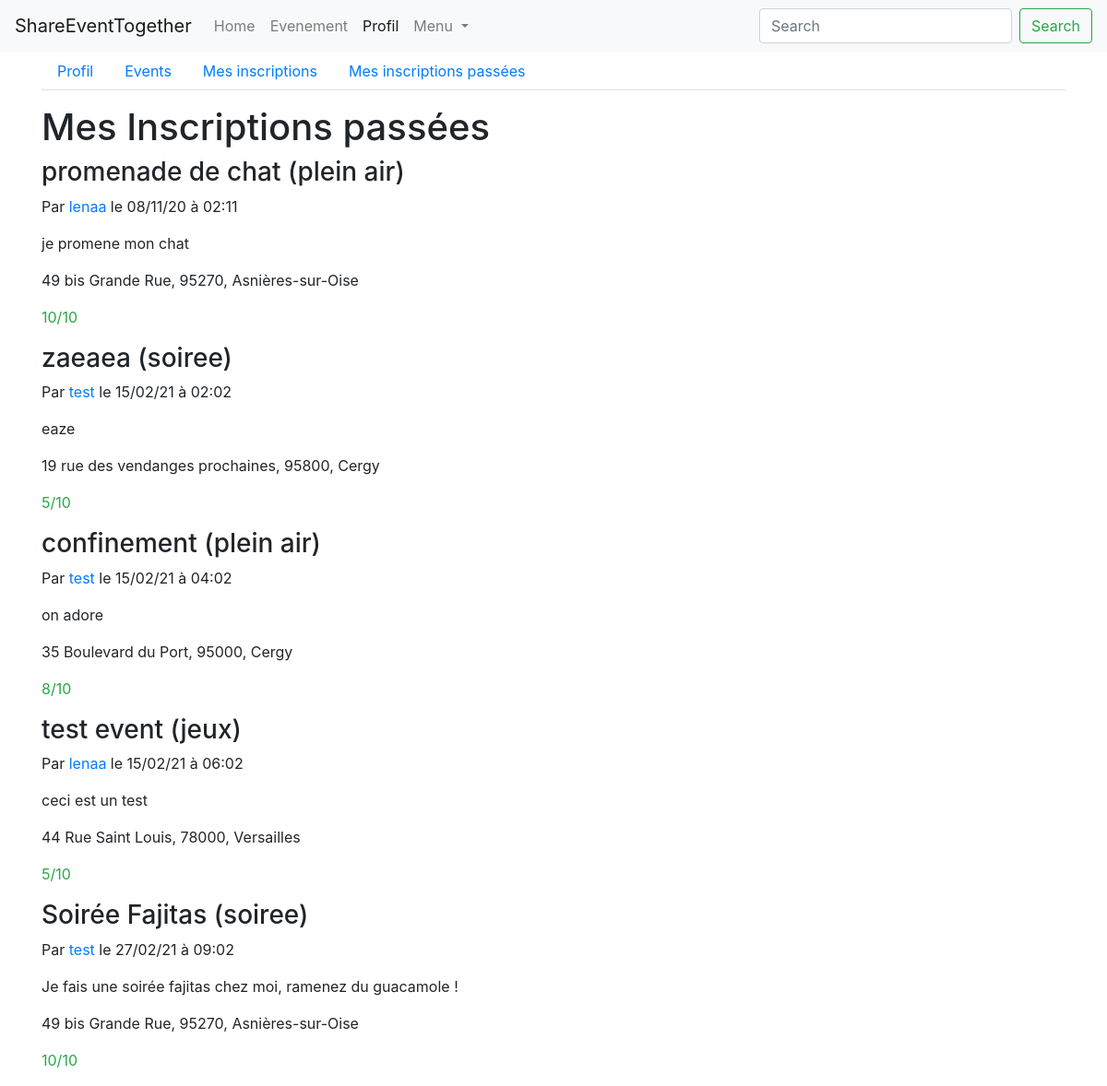
/profil/evenements/finis (signed in), run on the app's committed database.
### events/models.py (models this page shows, shortened)
class InscriptionEvent(models.Model):
    person = models.ForeignKey('persons.Person', on_delete=models.CASCADE)
    event = models.ForeignKey('Event', on_delete=models.CASCADE)
    def getKarma(self):
        return Karma.objects.get(person=self.person, event=self.event).note

class Event(models.Model):
    PARTY_CATEGORY = 'soiree'
    GAME_CATEGORY = 'jeux'
    TOURISM_CATEGORY = 'tourisme'
    AREA_CATEGORY = 'plein air'
    CATEGORY_CHOICES = (
        (PARTY_CATEGORY, 'soiree'),
        (GAME_CATEGORY, 'jeux'),
        (TOURISM_CATEGORY, 'tourisme'),
        (AREA_CATEGORY, 'plein air')
    )
    person = models.ForeignKey('persons.Person', on_delete=models.CASCADE)
    title = models.CharField('titre', max_length=150)
    description = models.TextField('description')
    address = models.CharField('adresse', max_length=100)
    zip_code = models.IntegerField('code postal')
    city = models.CharField('ville', max_length=50)
    category = models.CharField('categorie', choices=CATEGORY_CHOICES, max_length=20)
    created_at = models.DateTimeField('crée à', auto_now=True)
    event_date = models.DateTimeField('date evenement', auto_now=False)
    coordonate_x = models.CharField('coordonnée X',max_length=10 ,null=True, blank=True)
    coordonate_y = models.CharField('coordonnée Y',max_length=10 , null=True, blank=True)

class Karma(models.Model):
    person = models.ForeignKey('persons.Person', on_delete=models.CASCADE)
    event = models.ForeignKey('Event', on_delete=models.CASCADE)
    note = models.IntegerField('Note', default=0)

### persons/models.py (models this page shows, shortened)
class Person(models.Model):
    TYPE_PARTICULIER = 'particulier'
    TYPE_PROFESSIONNEL = 'professionnel'
    TYPE_CHOICES = (
        (TYPE_PARTICULIER, 'particulier'),
        (TYPE_PROFESSIONNEL, 'professionnel')
    )
    user = models.ForeignKey('users.User', on_delete=models.CASCADE)
    first_name = models.CharField('prenom', max_length=100)
    last_name = models.CharField('nom', max_length=100)
    birth_date = models.DateField('date naissance')
    address = models.CharField('adresse', max_length=250)
    zip_code = models.IntegerField('code postal')
    city = models.CharField('ville', max_length=50)
    country = models.CharField('pays', max_length=100)
    phone_number = PhoneNumberField('telephone')
    pseudo = models.CharField('pseudo', max_length=50)
    person_type = models.CharField('type', choices=TYPE_CHOICES, max_length=15)
    created_at = models.DateTimeField('crée à', auto_now=True)
    note = models.IntegerField('karma', null=True, blank=True)
    imageProfil = models.FileField('image', null=True, default='utilisateur-de-profil.svg')

### events/views/events.py (the view)
# urls.py: path('profil/evenements/finis', ProfileFinishedEventsView.as_view(), name='profil-finished-events'),
class ProfileFinishedEventsView(PersonView):
    def get(self, request):
        user = request.user
        person = get_person_by_user(user)
        today = datetime.now()
        inscription_events = get_inscription_event_person(person).filter(event__event_date__lt=today)
        form = KarmaForm()
        context = {
            'user': user,
            'person': person,
            'form': form,
            'inscription_events': inscription_events,
            'navigation_items': navigation.navigation_items(navigation.NAV_PROFIL),
        }
        return render(request, 'persons/events/my_finished_events.html', context)

### events/forms.py
class KarmaForm(forms.ModelForm):
    class Meta:
        model = Karma
        exclude = ['person', 'event', ]
        widgets = {
            'note': forms.NumberInput(attrs={'max': 10, 'min': 0})
        }

### events/models_helpers.py (called while the page is built)
def get_person_by_user(user):
    return Person.objects.get(user=user)

def get_inscription_event_person(person):
    return InscriptionEvent.objects.filter(person=person)

### events/navigation.py (called while the page is built)
def navigation_items(selected_item=None):
    items = []
    for name, shortcut in NAV_ITEMS:
        items.append({
            'name': name,
            'url': reverse(shortcut),
            'active': True if selected_item == name else False,
        })
    return items

### events/templates/persons/events/my_finished_events.html (shortened to what this page needs)
{% extends 'persons/base_navbar.html' %}
{% load bootstrap4 %}
{% load static %}
{% block content %}
    <div class="row">
        <div class="col">
            <div class="row">
                <div class="col">
                    <ul class="nav nav-tabs">
                        <li class="nav-item">
                            <a class="nav-link" href="{% url 'profil' %}">Profil</a>
                        </li>
                        <li class="nav-item">
                            <a class="nav-link" href="{% url 'profil-events' %}">Events</a>
                        </li>
                        <li class="nav-item">
                            <a class="nav-link" href="{% url 'profil-registered_events' %}">Mes inscriptions</a>
                        </li>
                        <li class="nav-item">
                            <a class="nav-link" href="{% url 'profil-finished-events' %}">Mes inscriptions passées</a>
                        </li>
                    </ul>
                </div>
            </div>
            <div class="row">
                <div class="col mt-3">
                    <div class="row">
                        <h1 class="col-md-7">Mes Inscriptions passées</h1>
                        <div class="col-md-5 text-right">
                        </div>
                    </div>
                    {% for inscription in inscription_events %}
                        <div class="row">
                            <div class="col">
                                <h3>{{ inscription.event.title }} ({{ inscription.event.category }})</h3>
                                <p>Par {% if inscription.event.person.pk is not person.pk %}
                                    <a href="{% url 'profil-show-user' inscription.event.person.pk %}">{{ inscription.event.person.pseudo }}</a> {% else %}
                                    {{ inscription.event.person.pseudo }} {% endif %}
                                    le {{ inscription.event.event_date|date:'d/m/y à h:m' }}
                                </p>
                                <p>{{ inscription.event.description }}</p>
                                <p>{{ inscription.event.address }}, {{ inscription.event.zip_code }}, {{ inscription.event.city }}</p>
                                {% if inscription.getKarma %}
                                    <p class="text-success">{{ inscription.getKarma }}/10</p>
                                {% else %}
                                    <a class="text-success" data-toggle="modal"
                                       data-target="#rating_modal_{{ inscription.event.pk }}">Noter</a>
                                {% endif %}
                            </div>
                        </div>
                    {% empty %}
                        <p>Il n'y a pas d'évenements pour le moment</p>
                    {% endfor %}
                </div>
            </div>
        </div>
    </div>
{% endblock %}

### data on the page
InscriptionEvent: event "promenade de chat", event.category "plein air", event.person.pseudo "lenaa", event.event_date "08/11/20 à 02:11", event.description "je promene mon chat", event.address "49 bis Grande Rue", event.zip_code "95270", event.city "Asnières-sur-Oise", getKarma "10"
InscriptionEvent: event "zaeaea", event.category "soiree", event.person.pseudo "test", event.event_date "15/02/21 à 02:02", event.description "eaze", event.address "19 rue des vendanges prochaines", event.zip_code "95800", event.city "Cergy", getKarma "5"
InscriptionEvent: event "confinement", event.category "plein air", event.person.pseudo "test", event.event_date "15/02/21 à 04:02", event.description "on adore", event.address "35 Boulevard du Port", event.zip_code "95000", event.city "Cergy", getKarma "8"
InscriptionEvent: event "test event", event.category "jeux", event.person.pseudo "lenaa", event.event_date "15/02/21 à 06:02", event.description "ceci est un test", event.address "44 Rue Saint Louis", event.zip_code "78000", event.city "Versailles", getKarma "5"
InscriptionEvent: event "Soirée Fajitas", event.category "soiree", event.person.pseudo "test", event.event_date "27/02/21 à 09:02", event.description "Je fais une soirée fajitas chez moi, ramenez du guacamole !", event.address "49 bis Grande Rue", event.zip_code "95270", event.city "Asnières-sur-Oise", getKarma "10"

### other printed values
{{ item.name }} "Home" "Evenement" "Profil"
